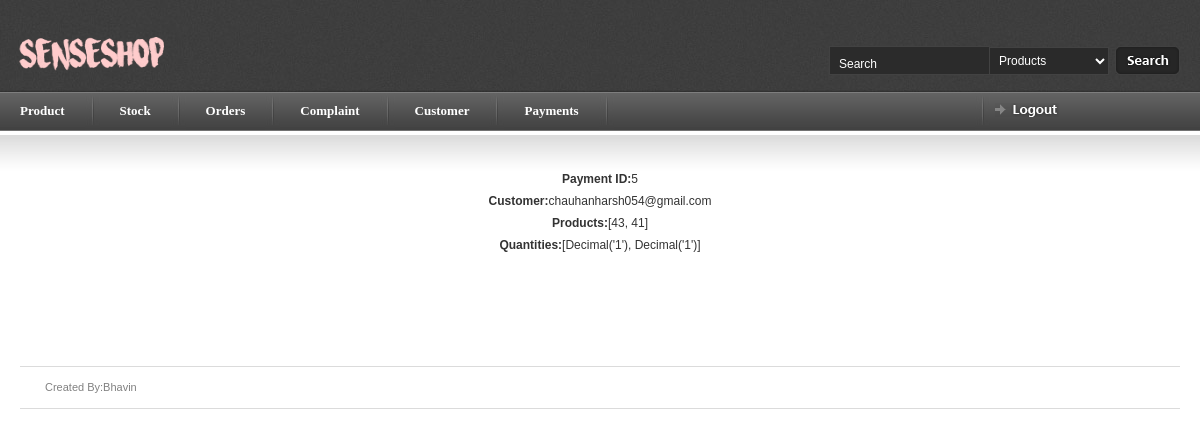
The app's page /myadmin/orders/5/ (signed in) with its own data.
### myadmin/models.py (models this page shows, shortened)
class order_details(models.Model):
    pay_id = models.ForeignKey(payment,related_name='payment')
    c_id = models.ForeignKey(a,default=0)
    products = models.CharField(max_length=250,null=True,blank=True)
    quantity = models.CharField(max_length=250,null=True,blank=True)
    flag =models.DecimalField(max_digits=2,decimal_places=0)

class payment(models.Model):
    c_id = models.ForeignKey(a,default=0)
    amount = models.DecimalField(max_digits=100, decimal_places=0)
    transaction_id = models.DecimalField(max_digits=150,decimal_places=0,unique=True)
    flag =models.DecimalField(max_digits=2,decimal_places=0,null=True,blank=True)
    def __str__(self):
        return str(self.amount)

### login/models.py (models this page shows, shortened)
class customer(models.Model):
    cname = models.CharField(max_length=100,null=True,blank=True)
    email = models.CharField(max_length=250,null=True,blank=True)
    password = models.CharField(max_length=250,null=True,blank=True)
    mobile_no = models.DecimalField(max_digits=10,decimal_places=0,null=True,blank=True)
    address = models.CharField(max_length=500,null=True,blank=True)
    au_id = models.DecimalField(max_digits=200,decimal_places=0,default=0,null=True,blank=True)
    cflag = models.DecimalField(max_digits=2,decimal_places=0,default=0,null=True,blank=True)
    def __str__(self):
      return self.email

### myadmin/views.py (the view)
# urls.py: url(r'^myadmin/orders/(?P<pk>[0-9]+)/$', b.OrderDetailView.as_view(), name='orders_detail'),
class OrderDetailView(generic.DetailView):
    template_name = 'detail/order_details_detail.html'
    context_object_name = 'order'
    model = order_details
    def dispatch(self,request ,*args, **kwargs):
        if request.session.has_key('myadmin'):
            a = 'hello'
        else:
            return redirect('index')
        return super(OrderDetailView, self).dispatch(request,*args, **kwargs)

### myadmin/templates/detail/order_details_detail.html
{% load staticfiles %}
{% include 'article_start.html' %}
     <center><b>Payment ID:</b>{{ order.pay_id }}<br>
     <b>Customer:</b>{{ order.c_id }}<br>
     <b>Products:</b>{{ order.products }}<br>
     <b>Quantities:</b>{{ order.quantity }}<br></center>
{% include 'article_close.html' %}

### myadmin/static/css/screen.css (style rules this page uses)
* { margin: 0; padding: 0; }
html, body { height: 100%; }
body { background: #fff; color: #393939; font-family: Arial; font-size: 0px; line-height: 0; }

### records on screen
order_details: pay_id "5", c_id "chauhanharsh054@gmail.com", products "[43, 41]", quantity "[Decimal('1'), Decimal('1')]"
